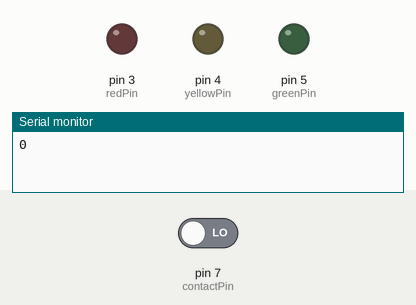
This sketch was run on a simulated Arduino Uno, built with avr-gcc and run on an emulated ATmega328P. On the bench: output pins drawn as LEDs (lit = HIGH), the last lines printed to the serial monitor. The test bench sets the inputs (shaded band); at power-on: pin 7 (contactPin) LOW.

Above: at 1.2 s.
1.3 s: pin 7 (contactPin) driven HIGH
At 1.4 s:
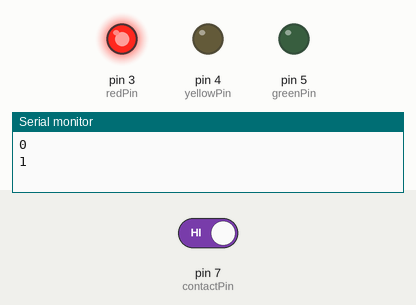
At 7.1 s:
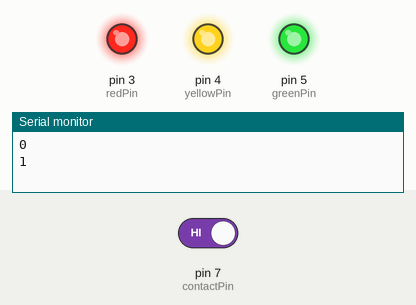
7.3 s: pin 7 (contactPin) driven LOW
At 9.8 s:
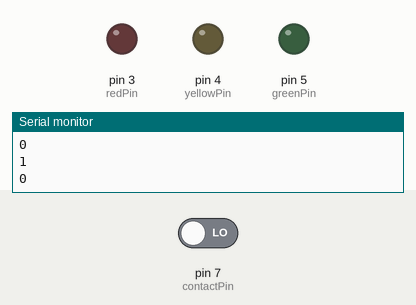
Timing chart, 0 to 11.3 s (numbered marks = the images above; inputs shaded):
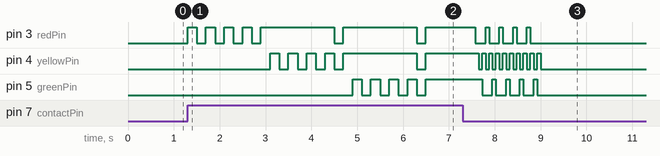

The sketch:

threeLedsBlinkOnPush.ino
```cpp
/**********************************************************************
 *
 *      ****
 *     *
 *    *        ****   **** ***   *   *
 *    *       *    * *     *  *  *   *
 *    *       *    *  ***  ****   ***
 *     *      *    *     * *   *   *
 *      ****   ****  ****  ****    *
 *
 ***********************************************************************
 *
 *    **        ********* ********        *****        *****       *****
 *    **        ********* *********      *     *      *     *     *     *
 *    **        **        **      **    *  ***  *    *  ***  *   *  ***  *
 *    **        ****      **      **     *  *  *      *  *  *     *  *  *
 *    **        ****      **      **      * * *        * * *       * * *
 *    **        **        **      **       ***          ***         ***
 *    ********* ********* *********        ***          ***         ***
 *    ********* ********* ********         ***          ***         ***
 *
 *************************************************************************/

/**************************************************************************
 *
 * Simple LED blinking project that blink with 3 LED (red, yellow, green)
 * on a button push.
 *
 * Author: Cosby
 *
 ***************************************************************************/

// Pin used by switch/contact
int contactPin = 7;

// LED pins
int redPin = 3;
int yellowPin = 4;
int greenPin = 5;

// for serial print timing
unsigned long startMillis;
unsigned long currentMillis;

void setup() {
  // put your setup code here, to run once:

  // Start the serial so I can print to the serial monitor
  Serial.begin(9600);

  // initialize contact pin
  pinMode(contactPin, INPUT);

  // initialize LED pins
  pinMode(redPin, OUTPUT);
  pinMode(yellowPin, OUTPUT);
  pinMode(greenPin, OUTPUT);

  // assign current time to startMillis
  startMillis = millis();

}

void loop() {
  // put your main code here, to run repeatedly:

  // only print every second
  currentMillis = millis();

  if(startMillis + 1000 <= currentMillis){ //check if second has passed

    Serial.println(digitalRead(contactPin)); //write state of contact pin to serial monitor
    startMillis = currentMillis; //update startmillis

  } // END IF

  // check if contact is activated (pushed)
  if(digitalRead(contactPin) == HIGH){

    Serial.println(1); // write contact state to serial monitor

    ledBlink(); // call blink rutine

  } // END IF

} //END LOOP


// LED blink rutine method
void ledBlink(){

  // blink red LED
  digitalWrite(redPin, HIGH);
  delay(200);
  digitalWrite(redPin, LOW);
  delay(200);
  digitalWrite(redPin, HIGH);
  delay(200);
  digitalWrite(redPin, LOW);
  delay(200);
  digitalWrite(redPin, HIGH);
  delay(200);
  digitalWrite(redPin, LOW);
  delay(200);
  digitalWrite(redPin, HIGH);
  delay(200);
  digitalWrite(redPin, LOW);
  delay(200);
  digitalWrite(redPin, HIGH);
  delay(200);

  // blink yellow LED
  digitalWrite(yellowPin, HIGH);
  delay(200);
  digitalWrite(yellowPin, LOW);
  delay(200);
  digitalWrite(yellowPin, HIGH);
  delay(200);
  digitalWrite(yellowPin, LOW);
  delay(200);
  digitalWrite(yellowPin, HIGH);
  delay(200);
  digitalWrite(yellowPin, LOW);
  delay(200);
  digitalWrite(yellowPin, HIGH);
  delay(200);
  digitalWrite(yellowPin, LOW);
  digitalWrite(redPin, LOW);
  delay(200);
  digitalWrite(yellowPin, HIGH);
  digitalWrite(redPin, HIGH);
  delay(200);

  // blink green LED
  digitalWrite(greenPin, HIGH);
  delay(200);
  digitalWrite(greenPin, LOW);
  delay(200);
  digitalWrite(greenPin, HIGH);
  delay(200);
  digitalWrite(greenPin, LOW);
  delay(200);
  digitalWrite(greenPin, HIGH);
  delay(200);
  digitalWrite(greenPin, LOW);
  delay(200);
  digitalWrite(greenPin, HIGH);
  delay(200);
  digitalWrite(greenPin, LOW);
  digitalWrite(yellowPin, LOW);
  digitalWrite(redPin, LOW);
  delay(200);
  digitalWrite(greenPin, HIGH);
  digitalWrite(yellowPin, HIGH);
  digitalWrite(redPin, HIGH);
  delay(1000);

  // disco blinking
  for(int i = 0; i < 5; i++){
    discoLED();
  }

  // turn off all LED's
  digitalWrite(greenPin, LOW);
  digitalWrite(yellowPin, LOW);
  digitalWrite(redPin, LOW);

}

// disco LED rutine
void discoLED(){

  // delay between disco blinks
  int delayTime = 75;

  // red to green
  digitalWrite(redPin, HIGH);
  delay(delayTime);
  digitalWrite(redPin, LOW);
  digitalWrite(yellowPin, HIGH);
  delay(delayTime);
  digitalWrite(yellowPin, LOW);
  digitalWrite(greenPin, HIGH);
  delay(delayTime);

  // green to red
  digitalWrite(greenPin, LOW);
  digitalWrite(yellowPin, HIGH);
  delay(delayTime);
  digitalWrite(yellowPin, LOW);

}


//END
```

Measured:
- after the input at 1.3 s, pin 3 (redPin): goes 4 × (HIGH 0.20 s, LOW 0.20 s), HIGH 1.6 s, LOW 0.20 s, HIGH 1.6 s, LOW 0.20 s, then HIGH, starting at once; pin 4 (yellowPin): goes 4 × (HIGH 0.20 s, LOW 0.20 s), HIGH 1.6 s, LOW 0.20 s, then HIGH, starting after 1.8 s
- after the input at 7.3 s, pin 3 (redPin): goes on until 8.8 s, then stays LOW; pin 4 (yellowPin): goes on until 9.0 s, then stays LOW; pin 5 (greenPin): goes on until 8.9 s, then stays LOW
